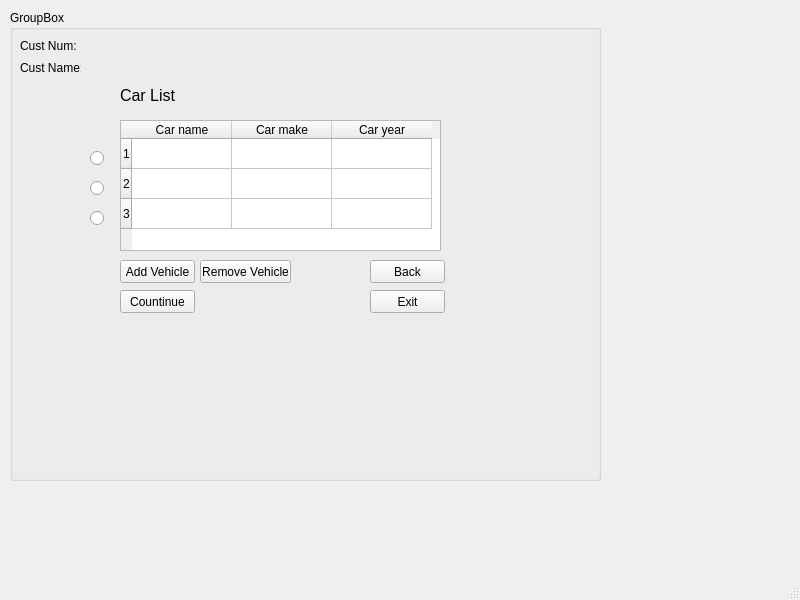
<?xml version="1.0" encoding="UTF-8"?>
<ui version="4.0">
 <class>MainWindow</class>
 <widget class="QMainWindow" name="MainWindow">
  <property name="geometry">
   <rect>
    <x>0</x>
    <y>0</y>
    <width>800</width>
    <height>600</height>
   </rect>
  </property>
  <property name="windowTitle">
   <string>MainWindow</string>
  </property>
  <widget class="QWidget" name="centralwidget">
   <widget class="QLabel" name="label">
    <property name="geometry">
     <rect>
      <x>30</x>
      <y>60</y>
      <width>241</width>
      <height>131</height>
     </rect>
    </property>
    <property name="text">
     <string/>
    </property>
   </widget>
   <widget class="QGroupBox" name="groupBox">
    <property name="geometry">
     <rect>
      <x>10</x>
      <y>10</y>
      <width>591</width>
      <height>471</height>
     </rect>
    </property>
    <property name="title">
     <string>GroupBox</string>
    </property>
    <widget class="QTableWidget" name="tableWidget">
     <property name="geometry">
      <rect>
       <x>110</x>
       <y>110</y>
       <width>321</width>
       <height>131</height>
      </rect>
     </property>
     <row>
      <property name="text">
       <string>1</string>
      </property>
     </row>
     <row>
      <property name="text">
       <string>2</string>
      </property>
     </row>
     <row>
      <property name="text">
       <string>3</string>
      </property>
     </row>
     <column>
      <property name="text">
       <string>Car name</string>
      </property>
     </column>
     <column>
      <property name="text">
       <string>Car make</string>
      </property>
     </column>
     <column>
      <property name="text">
       <string>Car year</string>
      </property>
     </column>
     <item row="0" column="0">
      <property name="text">
       <string/>
      </property>
     </item>
    </widget>
    <widget class="QPushButton" name="pushButton">
     <property name="geometry">
      <rect>
       <x>110</x>
       <y>250</y>
       <width>75</width>
       <height>23</height>
      </rect>
     </property>
     <property name="text">
      <string>Add Vehicle</string>
     </property>
     <property name="default">
      <bool>false</bool>
     </property>
    </widget>
    <widget class="QPushButton" name="pushButton_2">
     <property name="geometry">
      <rect>
       <x>190</x>
       <y>250</y>
       <width>91</width>
       <height>23</height>
      </rect>
     </property>
     <property name="text">
      <string>Remove Vehicle</string>
     </property>
    </widget>
    <widget class="QPushButton" name="pushButton_3">
     <property name="geometry">
      <rect>
       <x>110</x>
       <y>280</y>
       <width>75</width>
       <height>23</height>
      </rect>
     </property>
     <property name="text">
      <string>Countinue</string>
     </property>
    </widget>
    <widget class="QPushButton" name="pushButton_4">
     <property name="geometry">
      <rect>
       <x>360</x>
       <y>250</y>
       <width>75</width>
       <height>23</height>
      </rect>
     </property>
     <property name="text">
      <string>Back</string>
     </property>
    </widget>
    <widget class="QRadioButton" name="radioButton">
     <property name="geometry">
      <rect>
       <x>80</x>
       <y>140</y>
       <width>82</width>
       <height>17</height>
      </rect>
     </property>
     <property name="text">
      <string/>
     </property>
    </widget>
    <widget class="QRadioButton" name="radioButton_2">
     <property name="geometry">
      <rect>
       <x>80</x>
       <y>170</y>
       <width>82</width>
       <height>17</height>
      </rect>
     </property>
     <property name="text">
      <string/>
     </property>
    </widget>
    <widget class="QRadioButton" name="radioButton_3">
     <property name="geometry">
      <rect>
       <x>80</x>
       <y>200</y>
       <width>82</width>
       <height>17</height>
      </rect>
     </property>
     <property name="text">
      <string/>
     </property>
    </widget>
    <widget class="QLabel" name="label_2">
     <property name="geometry">
      <rect>
       <x>110</x>
       <y>70</y>
       <width>81</width>
       <height>31</height>
      </rect>
     </property>
     <property name="font">
      <font>
       <pointsize>12</pointsize>
      </font>
     </property>
     <property name="text">
      <string>Car List</string>
     </property>
    </widget>
    <widget class="QLabel" name="label_3">
     <property name="geometry">
      <rect>
       <x>10</x>
       <y>20</y>
       <width>81</width>
       <height>31</height>
      </rect>
     </property>
     <property name="text">
      <string>Cust Num: </string>
     </property>
    </widget>
    <widget class="QLabel" name="label_4">
     <property name="geometry">
      <rect>
       <x>10</x>
       <y>50</y>
       <width>61</width>
       <height>16</height>
      </rect>
     </property>
     <property name="text">
      <string>Cust Name: </string>
     </property>
    </widget>
    <widget class="QPushButton" name="pushButton_5">
     <property name="geometry">
      <rect>
       <x>360</x>
       <y>280</y>
       <width>75</width>
       <height>23</height>
      </rect>
     </property>
     <property name="text">
      <string>Exit</string>
     </property>
    </widget>
   </widget>
  </widget>
  <widget class="QMenuBar" name="menubar">
   <property name="geometry">
    <rect>
     <x>0</x>
     <y>0</y>
     <width>800</width>
     <height>21</height>
    </rect>
   </property>
  </widget>
  <widget class="QStatusBar" name="statusbar"/>
 </widget>
 <resources/>
 <connections/>
</ui>
